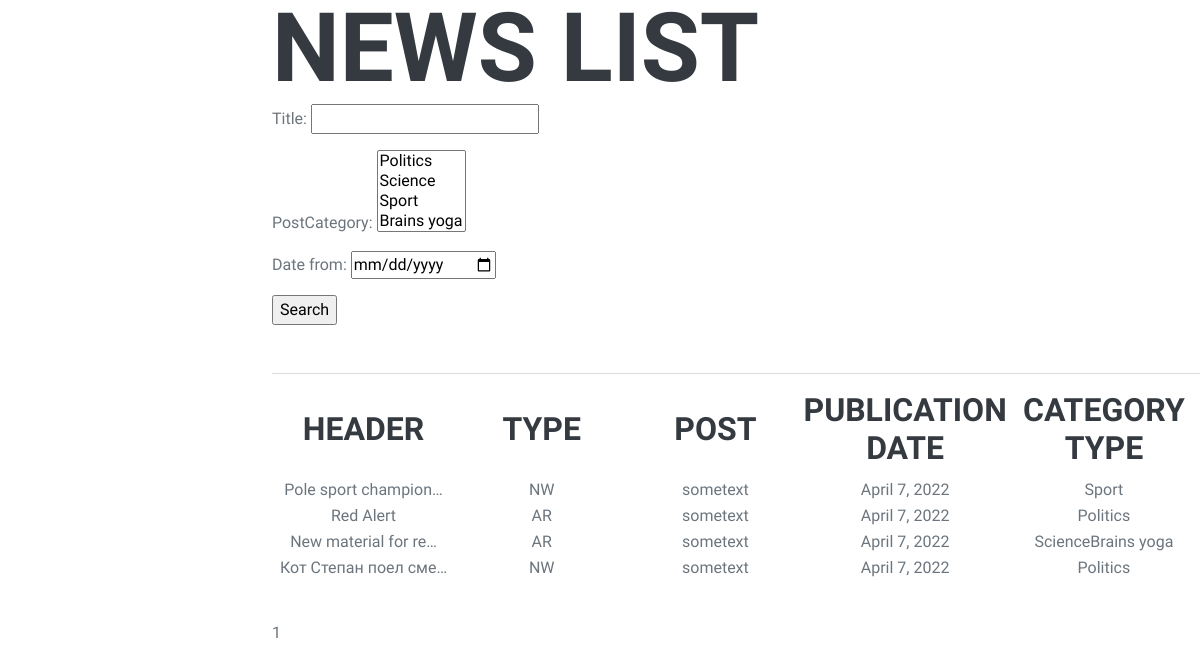
Before: /news/ with the older database file.
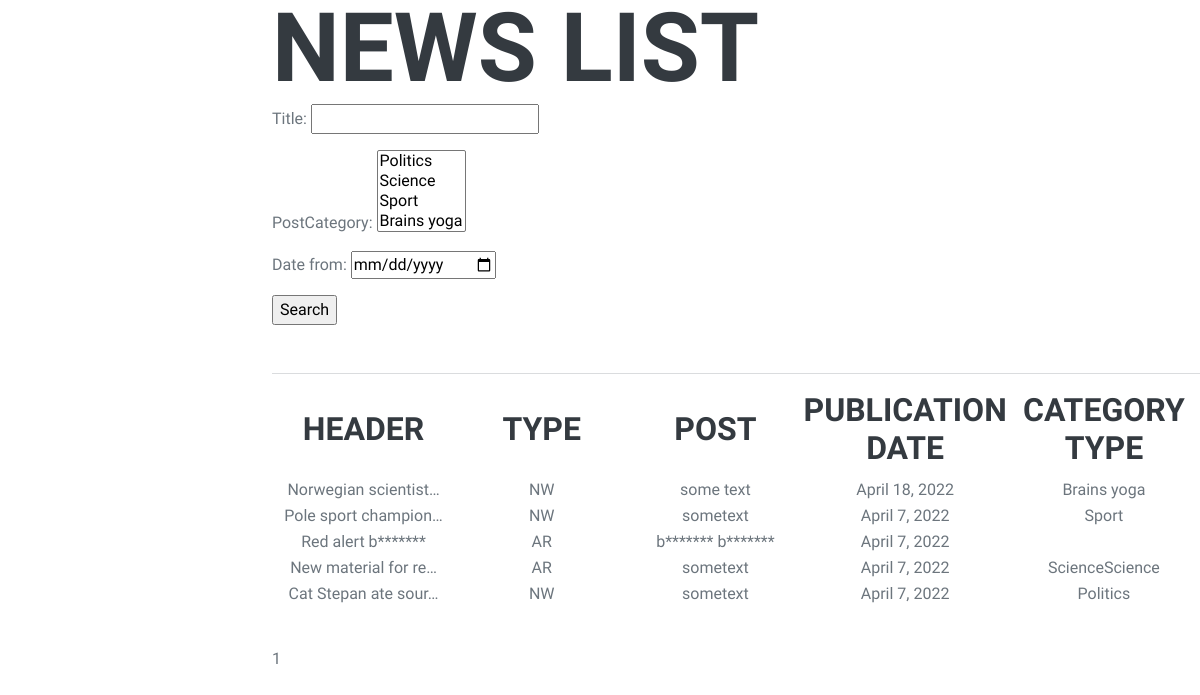
After: the same page with the newer database file.
### newsapp/models.py (models this page shows, shortened)
class Post(models.Model):
    author = models.ForeignKey(Author, on_delete=models.CASCADE)
    NEWS = 'NW'
    ARTICLE = 'AR'
    CATEGORY_CHOICES = [(NEWS, 'Новость'), (ARTICLE, 'Статья')]
    categoryType = models.CharField(max_length=10, choices=CATEGORY_CHOICES, default=ARTICLE)
    dateCreation = models.DateField(auto_now_add=True)
    postCategory = models.ManyToManyField(Category, through='PostCategory')
    title = models.CharField(max_length=128)
    text = models.TextField()
    rating = models.SmallIntegerField(default=0)

class Category(models.Model):
    name = models.CharField(max_length=64, unique=True)
    subscribers = models.ManyToManyField(User, blank=True)
    def __str__(self):
        return self.name
    class Meta:
        verbose_name = 'Category'
        verbose_name_plural = 'Categories'

### newsapp/views.py (the view)
# urls.py: path('', PostList.as_view(), name='news'),
class PostList(ListView):
    model = Post
    ordering = 'title'
    template_name = 'news.html'
    context_object_name = 'news'
    ordering = '-dateCreation'
    paginate_by = 10
    def get_queryset(self):
        queryset = super().get_queryset()
        self.filterset = NewsFilter(self.request.GET, queryset)
        return self.filterset.qs
    def get_context_data(self, **kwargs):
        context = super().get_context_data(**kwargs)
        context['filterset'] = self.filterset
        return context

### newsapp/templatetags/custom_filters.py (called while the page is built)
@register.filter()
def censor(value):
        low_value = value.lower()
        end_pos = len(value)
        for word in incorrect_words:
            start_pos = 0
            word_len = len(word)
            while start_pos < end_pos - word_len:
                position = low_value.find(word, start_pos, end_pos)
                if position == -1:
                    break
                else:
                    value = value.replace(word[1::], '*' * word_len)
                    start_pos += position + word_len
        return f'{value}'

### templates/news.html (shortened to what this page needs)
{% extends 'flatpages/default.html' %}
{% load custom_filters %}
{% load custom_tags %}
{% block content %}
<h1>News list</h1>
   <form action="" method="get">
       {{ filterset.form.as_p }}
      <input type="submit" value="Search" />
   </form>
<p>&nbsp;</p>
<hr>
   {% if news %}
       <table>
           <tr>
               <td style="width: 200.55px; text-align: center;"><h3>Header</h3></td>
                <td style="width: 200.55px; text-align: center;"><h3>Type</h3></td>
               <td style="width: 200.55px; text-align: center;"><h3>Post</h3></td>
               <td style="width: 200.55px; text-align: center;"><h3>Publication date</h3></td>
               <td style="width: 200.55px; text-align: center;"><h3>Category type</h3></td>
           </tr>
           {% for n in news %}
           <tr>
               <td style="width: 200.55px; text-align: center;">{{ n.title|censor|truncatechars:20 }}</td>
               <td style="width: 200.55px; text-align: center;">{{ n.categoryType }}</td>
               <td style="width: 200.55px; text-align: center;">{{ n.text|censor|truncatechars:20 }}</td>
               <td style="width: 200.55px; text-align: center;">{{ n.dateCreation }}</td>
               <td style="width: 200.55px; text-align: center;" >{% for i in n.postCategory.all %}{{ i }}{% endfor %}</td>
           </tr>
           {% endfor %}
       </table>
   {% else %}
       <h2>The newsfeed is empty for today!</h2>
   {% endif %}
<p>&nbsp;</p>
   {{ page_obj.number }}
{% endblock content %}

### templates/flatpages/default.html (shortened to what this page needs)
<!DOCTYPE html>
<html lang="en">
    <head>
        {% load static %}
        <link href="{% static 'css/styles.css' %}" rel="stylesheet" />
    </head>
    <body id="page-top">
    {% block content %}{% endblock content %}
    </body>
</html>

Changed rows visible on the page:
added Post: title|censor "Norwegian scientist…", categoryType "NW", text|censor "some text", dateCreation "April 18, 2022", Category (name "Brains yoga")
changed Post: title|censor "Red Alert" → "Red alert b*******"; text|censor "sometext" → "b******* b*******"; loses Category (name "Politics")
computed for Post "New material for re…": gains Category (name "Science"); loses Category (name "Brains yoga")
changed Post: title|censor "Кот Степан поел сме…" → "Cat Stepan ate sour…"
